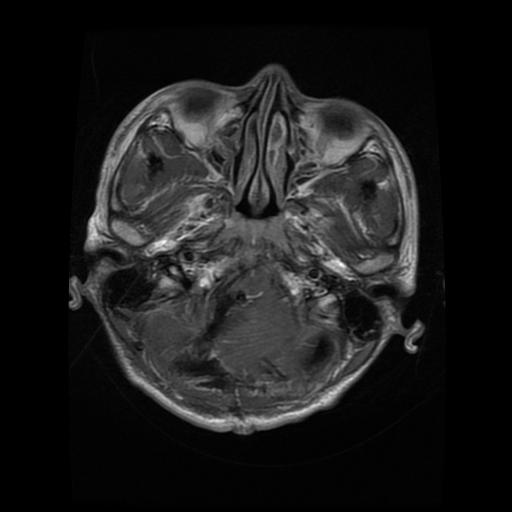
#> input picture data/BinaryBrainTumorDataset/Testing/yes/glioma_Te-gl_0083.jpg, 512 x 512 px, found by its file name
$ python preprocess_dataset.py
#> lines starting #> are read from the running program, lines starting #| are printed output that depends on the picture; after the words box and inside, x2 and y2 are one past the last pixel; in counts of white or black regions, pixels touching at a corner belong together
import os
import cv2
import numpy as np
from tqdm import tqdm
from concurrent.futures import ThreadPoolExecutor

INPUT_DIR = "data/BinaryBrainTumorDataset"
OUTPUT_DIR = "data/PreprocessedBinaryBrainTumorDataset2"
IMG_SIZE = (384, 384)
ALLOWED_EXTENSIONS = {'.png', '.jpg', '.jpeg', '.tiff'}

def auto_crop(img):
    """Automatically removes the black border around the brain region."""
    # Convert to grayscale only for thresholding
    if len(img.shape) == 3:
        gray = cv2.cvtColor(img, cv2.COLOR_BGR2GRAY)
    else:
        gray = img

    # Apply Gaussian blur to reduce noise
    gray = cv2.GaussianBlur(gray, (5, 5), 0)

    _, thresh = cv2.threshold(gray, 15, 255, cv2.THRESH_BINARY)

    # Morphological operations to clean up
    kernel = cv2.getStructuringElement(cv2.MORPH_ELLIPSE, (3, 3))
    thresh = cv2.morphologyEx(thresh, cv2.MORPH_CLOSE, kernel)
    thresh = cv2.morphologyEx(thresh, cv2.MORPH_OPEN, kernel)

    contours, _ = cv2.findContours(thresh, cv2.RETR_EXTERNAL, cv2.CHAIN_APPROX_SIMPLE)

    if not contours:
        return img

    c = max(contours, key=cv2.contourArea)
    x, y, w, h = cv2.boundingRect(c)

    # Add padding
    padding = 5
    x = max(0, x - padding)
    y = max(0, y - padding)
    w = min(img.shape[1] - x, w + 2 * padding)
    h = min(img.shape[0] - y, h + 2 * padding)

    return img[y:y+h, x:x+w]

def apply_clahe_rgb(img):
    """Apply CLAHE to RGB image."""
    # Convert to LAB color space
    lab = cv2.cvtColor(img, cv2.COLOR_BGR2LAB)

    # Apply CLAHE to L channel
    clahe = cv2.createCLAHE(clipLimit=3.0, tileGridSize=(8,8))
    lab[:,:,0] = clahe.apply(lab[:,:,0])

    # Convert back to BGR
    return cv2.cvtColor(lab, cv2.COLOR_LAB2BGR)

def preprocess_image(img_path):
    """Main function for preprocessing a single RGB image."""
    try:
        # Load RGB image
        img = cv2.imread(img_path, cv2.IMREAD_COLOR)
        if img is None:
            raise ValueError(f"Cannot read image: {img_path}")

        # Apply all preprocessing steps
        img = auto_crop(img)
        img = cv2.resize(img, IMG_SIZE, interpolation=cv2.INTER_AREA)
        img = apply_clahe_rgb(img)
        img = cv2.medianBlur(img, 3)


        # Normalize to [0, 1] and convert back for saving
        img = (img / 255.0).astype(np.float32)
        return (img * 255).astype(np.uint8)

    except Exception as e:
        print(f"Error processing {img_path}: {str(e)}")
        return None

def process_batch(args):
    """Processes a batch of images in parallel."""
    input_subdir, output_subdir, files = args
    os.makedirs(output_subdir, exist_ok=True)

    for fname in files:
        in_path = os.path.join(input_subdir, fname)
        out_path = os.path.join(output_subdir, fname)
        img = preprocess_image(in_path)
#> in preprocess_image, img is the input picture: shape (512, 512, 3); min 0, max 255, mean 27.6
#> in auto_crop, `_, thresh = cv2.threshold(gray, 15, 255, cv2.THRESH_BINARY)`:
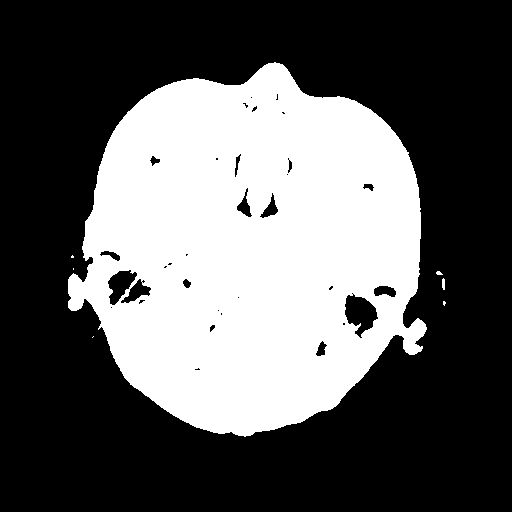
#> thresh: shape (512, 512); 36.4% white; 7 white regions (4 under 20 px), largest, box (x1, y1, x2, y2) and area: (68, 62, 427, 437) 95401, (442, 278, 445, 290) 32, (436, 271, 443, 275) 20
#> in auto_crop, `thresh = cv2.morphologyEx(thresh, cv2.MORPH_CLOSE, kernel)`:
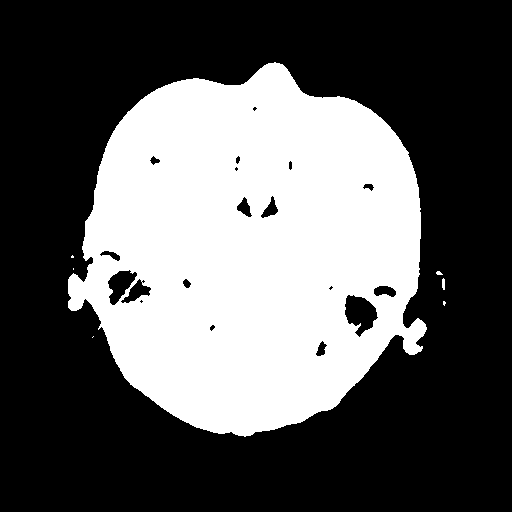
#> thresh: shape (512, 512); 36.5% white; 7 white regions (4 under 20 px), largest, box (x1, y1, x2, y2) and area: (68, 62, 427, 437) 95566, (442, 278, 445, 290) 32, (436, 271, 443, 275) 20
#> in auto_crop, `thresh = cv2.morphologyEx(thresh, cv2.MORPH_OPEN, kernel)`: thresh: shape (512, 512); 36.5% white; 5 white regions (3 under 20 px)
#> in auto_crop, `contours, _ = cv2.findContours(thresh, cv2.RETR_EXTERNAL, cv2.CHAIN_AP..`: contours = 5 contours, 4 with area under 20; largest, box (x1, y1, x2, y2) and area: (68, 62, 427, 437) 97604
#> in auto_crop, `c = max(contours, key=cv2.contourArea)`: c = contour of 575 points, box (x1, y1, x2, y2) (68, 62, 427, 437), area 97604
#> in auto_crop, `x, y, w, h = cv2.boundingRect(c)`: x = 68; y = 62; w = 359; h = 375
#> in auto_crop, `x = max(0, x - padding)`: x = 63
#> in auto_crop, `y = max(0, y - padding)`: y = 57
#> in auto_crop, `w = min(img.shape[1] - x, w + 2 * padding)`: w = 369
#> in auto_crop, `h = min(img.shape[0] - y, h + 2 * padding)`: h = 385
#> in auto_crop, `return img[y:y+h, x:x+w]`:
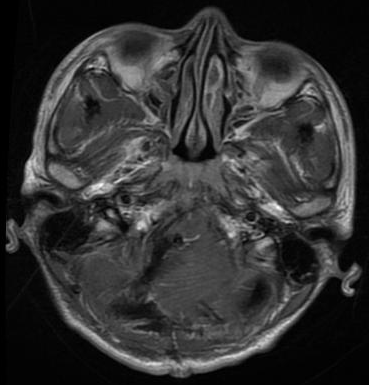
#> returned value: shape (385, 369, 3); min 0, max 255, mean 49.9
#> in preprocess_image, `img = cv2.resize(img, IMG_SIZE, interpolation=cv2.INTER_AREA)`:
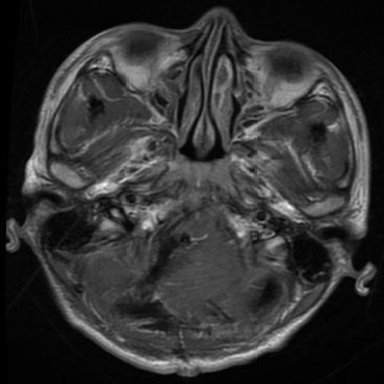
#> img: shape (384, 384, 3); min 0, max 246, mean 49.8
#> in apply_clahe_rgb, `lab = cv2.cvtColor(img, cv2.COLOR_BGR2LAB)`: lab: shape (384, 384, 3); mean of channels 0, 1, 2 52.5, 128, 128
#> in apply_clahe_rgb, `lab[:,:,0] = clahe.apply(lab[:,:,0])`: lab: shape (384, 384, 3); mean of channels 0, 1, 2 84.4, 128, 128
#> in apply_clahe_rgb, `return cv2.cvtColor(lab, cv2.COLOR_LAB2BGR)`:
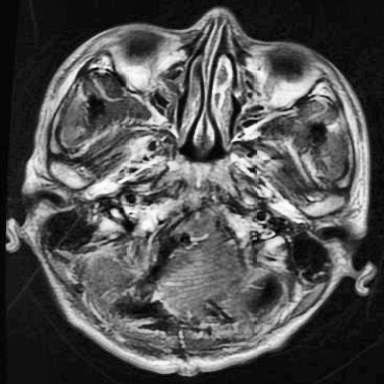
#> returned value: shape (384, 384, 3); mean B, G, R 81.6, 81.6, 81.6
        if img is not None:
            cv2.imwrite(out_path, img)

def process_and_save_images():
    """Main function to run the entire preprocessing pipeline."""
    for split in ["Training", "Testing"]:
        for category in ["yes", "no"]:
            input_subdir = os.path.join(INPUT_DIR, split, category)
            output_subdir = os.path.join(OUTPUT_DIR, split, category)

            # Collect all valid files
            files = [
                f for f in os.listdir(input_subdir)
                if os.path.splitext(f)[1].lower() in ALLOWED_EXTENSIONS
            ]

            # Split into batches for parallel processing
            batch_size = 100
            batches = [
                (input_subdir, output_subdir, files[i:i + batch_size])
                for i in range(0, len(files), batch_size)
            ]

            # Run parallel processing with a progress bar
            with ThreadPoolExecutor() as executor:
                list(tqdm(
                    executor.map(process_batch, batches),
                    total=len(batches),
                    desc=f"Processing {split}/{category}"
                ))

if __name__ == "__main__":
    process_and_save_images()
    print("Preprocessed images saved in:", OUTPUT_DIR)
